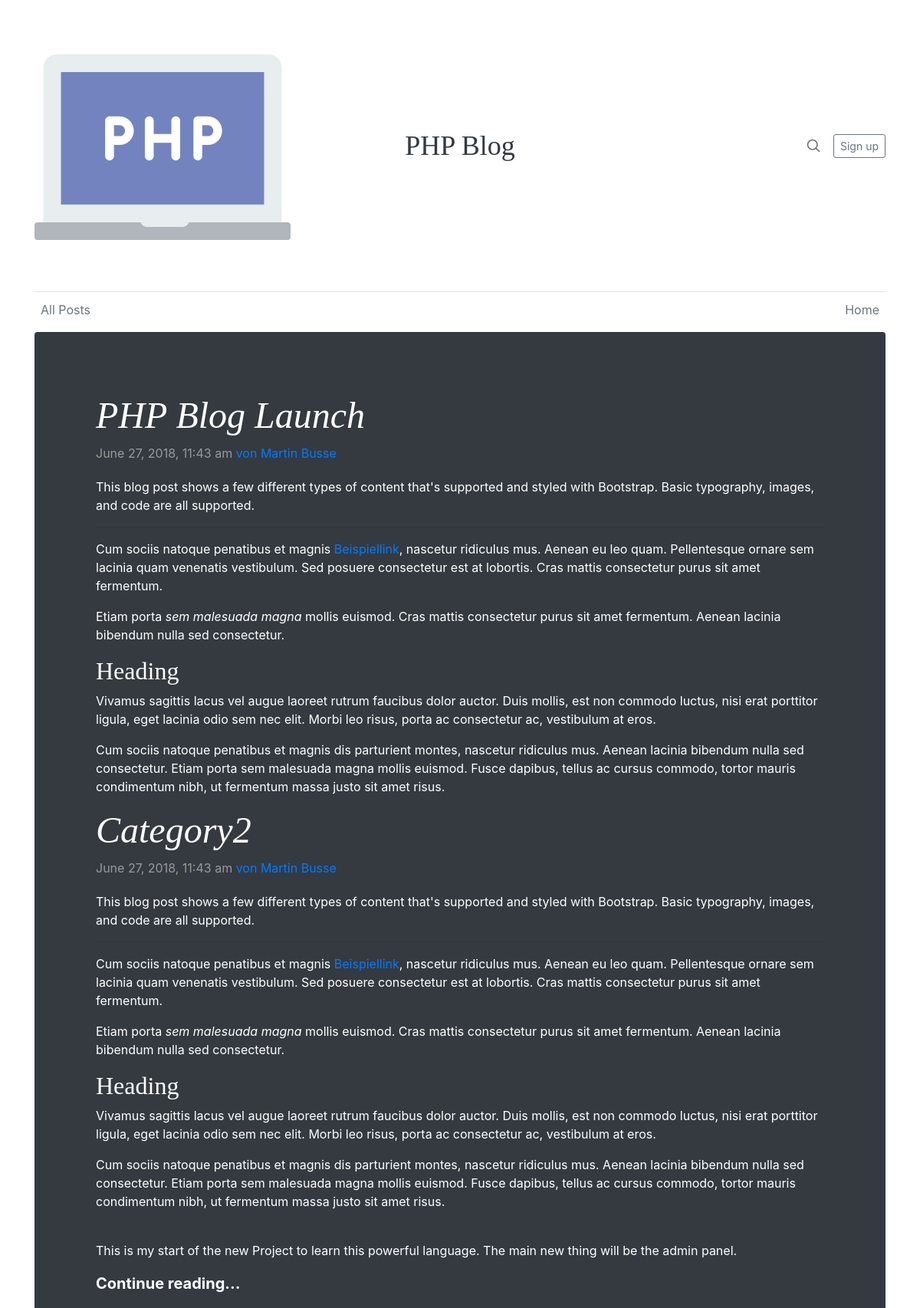
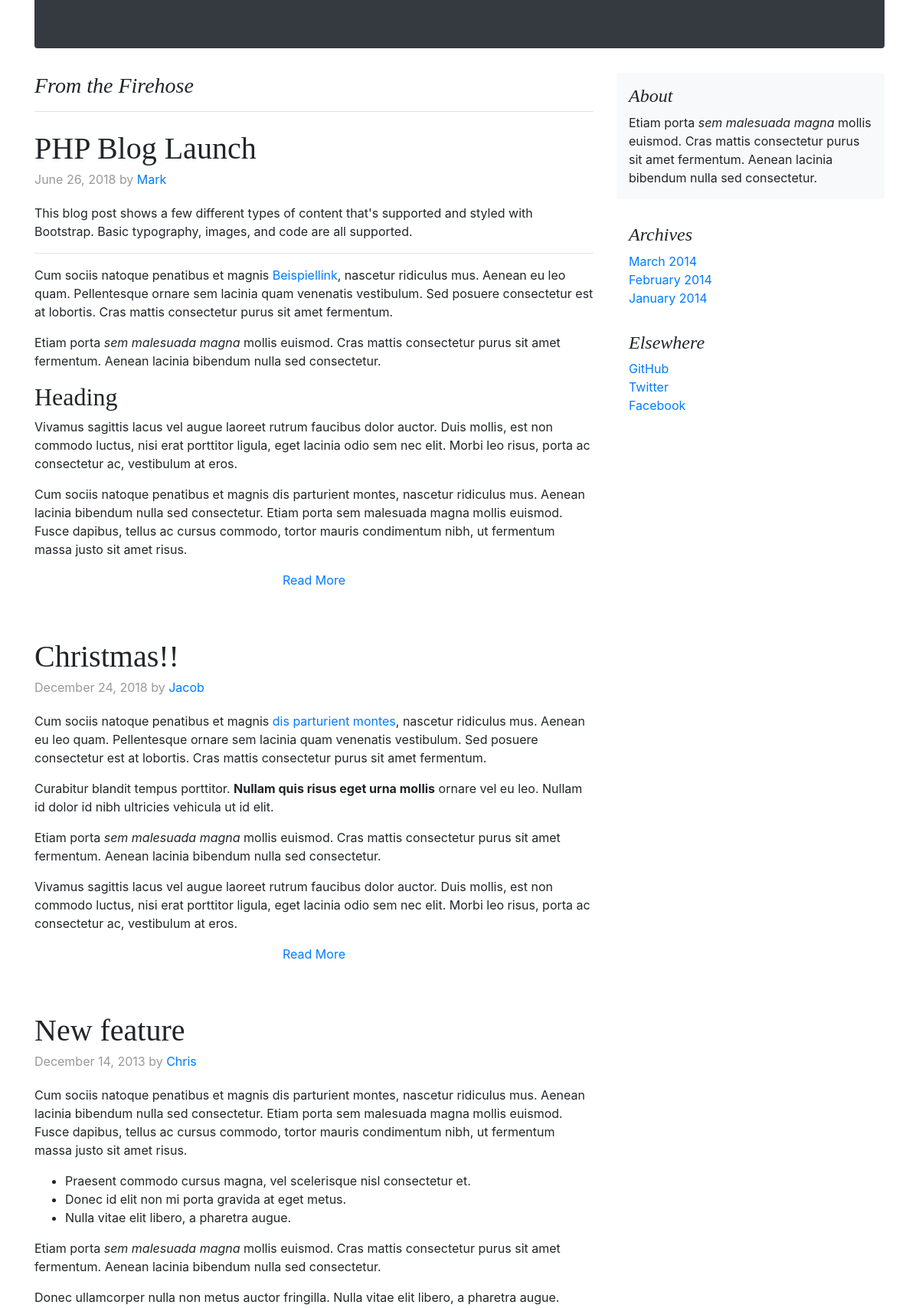
The page / (upper part) on the database its author committed (2 pictures, top to bottom).
### tables this page shows
CREATE TABLE IF NOT EXISTS `posts` (
  `ID` int(11) NOT NULL,
  `category` int(11) NOT NULL,
  `title` varchar(255) NOT NULL,
  `body` text NOT NULL,
  `author` varchar(255) NOT NULL,
  `tags` varchar(255) NOT NULL,
  `timestamp` timestamp NOT NULL DEFAULT CURRENT_TIMESTAMP
);

### libraries/Database.php (called while the page is built, shortened)
	<?php
	class Database {
	public $host = DB_HOST;
	public $username = DB_USER;
	public $password = DB_PASS;
	public $db_name = DB_NAME;
	public $link;
	private function connect() {
		$this->link = new mysqli($this->host, $this->username, $this->password, $this->db_name);
	}
	public function select ($query){
		$result = $this->link->query($query) or die($this->link->error.__LINE__);
		if ($result->num_rows > 0){
			return $result;
		}
			else {
				return false;
			}
		}
}
?>

### helpers/format_helper.php (called while the page is built, shortened)
<?php
function formatDate($timestamp) {
	return date('F j, Y, g:i a ',strtotime($timestamp));
}
 ?>

### index.php (the view, shortened to what this page needs)
<?php
include 'libraries/Database.php';
include 'includes/header.php';
include 'helpers/format_helper.php';
  $db = new Database();
 $query= "SELECT * FROM posts";
 $posts= $db-> select ($query);
?>
<!doctype html>
<html lang="en">
  <head>
    <link href="css/bootstrap.css" rel="stylesheet">
    <link href="css/custom.css" rel="stylesheet">
  </head>
      <div id="jumbotron-costum" class="jumbotron p-3 p-md-5 text-white rounded bg-dark">
        <div class="col-md-12 px-0">
<?php if($posts) : ?>
<?php while ($row = $posts->fetch_assoc()) : ?>
          <h1 class="display-4 font-italic"><?php echo $row['title']; ?></h1>
          <p class="blog-post-meta"><?php echo formatDate($row['timestamp']); ?> <a href="#">von <?php echo $row['author']; ?> </a></p>
      <p class="lead my-3">
<?php echo $row['body']; ?>
<?php
endwhile;
?>
         <br> This is my start of the new Project to learn this powerful language. The main new thing will be the admin panel.</p>
          <p class="lead mb-0"><a href="post.php?id=<?php echo urlencode($row['id']); ?>" class="text-white font-weight-bold">Continue reading...</a></p>
<?php else : ?>
<?php endif ?>
 </div>
      </div>
    </div>
    <main role="main" class="container">
      <div class="row">
        <div class="col-md-8 blog-main">
          <h3 class="pb-3 mb-4 font-italic border-bottom">
            From the Firehose
          </h3>
          <div class="blog-post">
            <h2 class="blog-post-title">PHP Blog Launch</h2>
            <p class="blog-post-meta">June 26, 2018 by <a href="#">Mark</a></p>
            <p>This blog post shows a few different types of content that's supported and styled with Bootstrap. Basic typography, images, and code are all supported.</p>
            <hr>
            <p>Cum sociis natoque penatibus et magnis <a href="#">Beispiellink</a>, nascetur ridiculus mus. Aenean eu leo quam. Pellentesque ornare sem lacinia quam venenatis vestibulum. Sed posuere consectetur est at lobortis. Cras mattis consectetur purus sit amet fermentum.</p>
            <p>Etiam porta <em>sem malesuada magna</em> mollis euismod. Cras mattis consectetur purus sit amet fermentum. Aenean lacinia bibendum nulla sed consectetur.</p>
            <h2>Heading</h2>
            <p>Vivamus sagittis lacus vel augue laoreet rutrum faucibus dolor auctor. Duis mollis, est non commodo luctus, nisi erat porttitor ligula, eget lacinia odio sem nec elit. Morbi leo risus, porta ac consectetur ac, vestibulum at eros.</p>
            <p>Cum sociis natoque penatibus et magnis dis parturient montes, nascetur ridiculus mus. Aenean lacinia bibendum nulla sed consectetur. Etiam porta sem malesuada magna mollis euismod. Fusce dapibus, tellus ac cursus commodo, tortor mauris condimentum nibh, ut fermentum massa justo sit amet risus.</p>
            <a class="readmore" href="post.php/?id=1">Read More</a>
          </div>
          <div class="blog-post">
            <h2 class="blog-post-title">Christmas!!</h2>
            <p class="blog-post-meta">December 24, 2018 by <a href="#">Jacob</a></p>
            <p>Cum sociis natoque penatibus et magnis <a href="#">dis parturient montes</a>, nascetur ridiculus mus. Aenean eu leo quam. Pellentesque ornare sem lacinia quam venenatis vestibulum. Sed posuere consectetur est at lobortis. Cras mattis consectetur purus sit amet fermentum.</p>
            <blockquote>
              <p>Curabitur blandit tempus porttitor. <strong>Nullam quis risus eget urna mollis</strong> ornare vel eu leo. Nullam id dolor id nibh ultricies vehicula ut id elit.</p>
            </blockquote>
            <p>Etiam porta <em>sem malesuada magna</em> mollis euismod. Cras mattis consectetur purus sit amet fermentum. Aenean lacinia bibendum nulla sed consectetur.</p>
            <p>Vivamus sagittis lacus vel augue laoreet rutrum faucibus dolor auctor. Duis mollis, est non commodo luctus, nisi erat porttitor ligula, eget lacinia odio sem nec elit. Morbi leo risus, porta ac consectetur ac, vestibulum at eros.</p>
             <a class="readmore" href="post.php/?id=1">Read More</a>
          </div>
          <div class="blog-post">
            <h2 class="blog-post-title">New feature</h2>
            <p class="blog-post-meta">December 14, 2013 by <a href="#">Chris</a></p>
            <p>Cum sociis natoque penatibus et magnis dis parturient montes, nascetur ridiculus mus. Aenean lacinia bibendum nulla sed consectetur. Etiam porta sem malesuada magna mollis euismod. Fusce dapibus, tellus ac cursus commodo, tortor mauris condimentum nibh, ut fermentum massa justo sit amet risus.</p>
            <ul>
              <li>Praesent commodo cursus magna, vel scelerisque nisl consectetur et.</li>
              <li>Donec id elit non mi porta gravida at eget metus.</li>
              <li>Nulla vitae elit libero, a pharetra augue.</li>
            </ul>
            <p>Etiam porta <em>sem malesuada magna</em> mollis euismod. Cras mattis consectetur purus sit amet fermentum. Aenean lacinia bibendum nulla sed consectetur.</p>
            <p>Donec ullamcorper nulla non metus auctor fringilla. Nulla vitae elit libero, a pharetra augue.</p>
          <?php include 'includes/footer.php'; ?>

### includes/header.php
<body>
    <div class="container">
      <header class="blog-header py-3">
        <div class="row flex-nowrap justify-content-between align-items-center">
          <div class="col-4 pt-1">
            <img class="navbar-brand" src="images/php-logo.svg">
          </div>
          <div class="col-4 text-center">
            <a class="blog-header-logo text-dark" href="#">PHP Blog</a>
          </div>
          <div class="col-4 d-flex justify-content-end align-items-center">
            <a class="text-muted" href="#">
              <svg xmlns="http://www.w3.org/2000/svg" width="20" height="20" viewBox="0 0 24 24" fill="none" stroke="currentColor" stroke-width="2" stroke-linecap="round" stroke-linejoin="round" class="mx-3">
                <circle cx="10.5" cy="10.5" r="7.5"></circle><line x1="21" y1="21" x2="15.8" y2="15.8"></line></svg>
            </a>
            <a class="btn btn-sm btn-outline-secondary" href="#">Sign up</a>
          </div>
        </div>
      </header>
      <div class="nav-scroller py-1 mb-2">
        <nav class="nav d-flex justify-content-between">
          <a class="p-2 text-muted" href="#">All Posts</a>
          <a class="p-2 text-muted" href="#">Home</a>
        </nav>
      </div>

### includes/footer.php (shortened to what this page needs)
</div>
        </div>
        <aside class="col-md-4 blog-sidebar">
          <div class="p-3 mb-3 bg-light rounded">
            <h4 class="font-italic">About</h4>
            <p class="mb-0">Etiam porta <em>sem malesuada magna</em> mollis euismod. Cras mattis consectetur purus sit amet fermentum. Aenean lacinia bibendum nulla sed consectetur.</p>
          </div>
          <div class="p-3">
            <h4 class="font-italic">Archives</h4>
            <ol class="list-unstyled mb-0">
              <li><a href="#">March 2014</a></li>
              <li><a href="#">February 2014</a></li>
              <li><a href="#">January 2014</a></li>
            </ol>
          </div>
          <div class="p-3">
            <h4 class="font-italic">Elsewhere</h4>
            <ol class="list-unstyled">
              <li><a href="#">GitHub</a></li>
              <li><a href="#">Twitter</a></li>
              <li><a href="#">Facebook</a></li>
            </ol>
          </div>
        </aside>
      </div>
    </main>
  </body>
</html>

### css/custom.css (style rules this page uses)
.blog-header { line-height: 1; border-bottom: 1px solid #e5e5e5; }
.blog-header-logo { font-family: "Playfair Display", Georgia, "Times New Roman", serif; font-size: 2.25rem; }
#jumbotron-costum { padding: 5rem !important; }
.readmore { display: block; text-align: center; }
h1, h2, h3, h4, h5, h6 { font-family: "Playfair Display", Georgia, "Times New Roman", serif; }
.display-4 { font-size: 2.5rem; }
@media (min-width: 768px) { .display-4 { font-size: 3rem; } }
.nav-scroller { position: relative; z-index: 2; height: 2.75rem; overflow-y: hidden; }
.nav-scroller .nav { display: -ms-flexbox; display: flex; -ms-flex-wrap: nowrap; flex-wrap: nowrap; padding-bottom: 1rem; margin-top: -1px; overflow-x: auto; text-align: center; white-space: nowrap; -webkit-overflow-scrolling: touch; }
.border-bottom { border-bottom: 1px solid #e5e5e5; }
.blog-post { margin-bottom: 4rem; }
.blog-post-title { margin-bottom: 0.25rem; font-size: 2.5rem; }
.blog-post-meta { margin-bottom: 1.25rem; color: #999; }

### rows shown on the page
posts: title "PHP Blog Launch", timestamp "June 27, 2018, 11:43 am", author "Martin Busse", body "This blog post shows a few different types of content that's supported and styled with Bootstrap. Basic typography, images, and code are all supported. Cum sociis natoque penatibus et magnis Beispiellink , nascetur ridiculus mus. Aenean eu leo quam. Pellentesque ornare sem lacinia quam venenatis vestibulum. Sed posuere consectetur est at lobortis. Cras mattis consectetur purus sit amet fermentum. Etiam porta sem malesuada magna mollis euismod. Cras mattis consectetur purus sit amet fermentum. Aenean lacinia bibendum nulla sed consectetur. Heading Vivamus sagittis lacus vel augue laoreet rutrum faucibus dolor auctor. Duis mollis, est non commodo luctus, nisi erat porttitor ligula, eget…"
posts: title "Category2", timestamp "June 27, 2018, 11:43 am", author "Martin Busse", body "This blog post shows a few different types of content that's supported and styled with Bootstrap. Basic typography, images, and code are all supported. Cum sociis natoque penatibus et magnis Beispiellink , nascetur ridiculus mus. Aenean eu leo quam. Pellentesque ornare sem lacinia quam venenatis vestibulum. Sed posuere consectetur est at lobortis. Cras mattis consectetur purus sit amet fermentum. Etiam porta sem malesuada magna mollis euismod. Cras mattis consectetur purus sit amet fermentum. Aenean lacinia bibendum nulla sed consectetur. Heading Vivamus sagittis lacus vel augue laoreet rutrum faucibus dolor auctor. Duis mollis, est non commodo luctus, nisi erat porttitor ligula, eget…"
